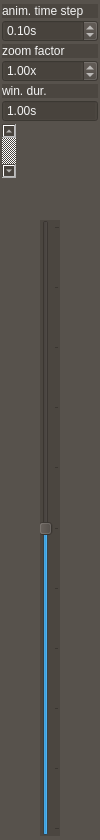
<?xml version="1.0" encoding="UTF-8"?>
<ui version="4.0">
 <class>leftSideToolbarWidget</class>
 <widget class="QWidget" name="leftSideToolbarWidget">
  <property name="geometry">
   <rect>
    <x>0</x>
    <y>0</y>
    <width>100</width>
    <height>840</height>
   </rect>
  </property>
  <property name="sizePolicy">
   <sizepolicy hsizetype="Preferred" vsizetype="Expanding">
    <horstretch>0</horstretch>
    <verstretch>1</verstretch>
   </sizepolicy>
  </property>
  <property name="minimumSize">
   <size>
    <width>100</width>
    <height>0</height>
   </size>
  </property>
  <property name="baseSize">
   <size>
    <width>100</width>
    <height>0</height>
   </size>
  </property>
  <property name="styleSheet">
   <string notr="true">background-color: rgb(71, 58, 46);
border-color: rgb(207, 207, 207);
background-color: rgba(71, 65, 60, 180);
color: rgb(244, 244, 244);
border-color: rgb(0, 0, 0);</string>
  </property>
  <layout class="QVBoxLayout" name="verticalLayout_2">
   <property name="spacing">
    <number>2</number>
   </property>
   <property name="leftMargin">
    <number>0</number>
   </property>
   <property name="topMargin">
    <number>0</number>
   </property>
   <property name="rightMargin">
    <number>0</number>
   </property>
   <property name="bottomMargin">
    <number>0</number>
   </property>
   <item>
    <layout class="QVBoxLayout" name="verticalLayout" stretch="0,0,0,0,0,0,0,0,1">
     <property name="leftMargin">
      <number>2</number>
     </property>
     <property name="topMargin">
      <number>4</number>
     </property>
     <property name="rightMargin">
      <number>2</number>
     </property>
     <property name="bottomMargin">
      <number>4</number>
     </property>
     <item>
      <widget class="QLabel" name="label_4">
       <property name="text">
        <string>anim. time step</string>
       </property>
      </widget>
     </item>
     <item>
      <widget class="SpinBox" name="spinAnimationTimeStep">
       <property name="suffix">
        <string>s</string>
       </property>
       <property name="singleStep">
        <double>0.010000000000000</double>
       </property>
       <property name="value">
        <double>0.100000000000000</double>
       </property>
      </widget>
     </item>
     <item>
      <widget class="QLabel" name="label_5">
       <property name="text">
        <string>zoom factor</string>
       </property>
      </widget>
     </item>
     <item>
      <widget class="SpinBox" name="spinTemporalZoomFactor">
       <property name="suffix">
        <string>x</string>
       </property>
       <property name="minimum">
        <double>0.100000000000000</double>
       </property>
       <property name="maximum">
        <double>100.000000000000000</double>
       </property>
       <property name="singleStep">
        <double>0.100000000000000</double>
       </property>
       <property name="value">
        <double>1.000000000000000</double>
       </property>
      </widget>
     </item>
     <item>
      <widget class="QLabel" name="label_6">
       <property name="text">
        <string>win. dur.</string>
       </property>
      </widget>
     </item>
     <item>
      <widget class="SpinBox" name="spinRenderWindowDuration">
       <property name="readOnly">
        <bool>true</bool>
       </property>
       <property name="buttonSymbols">
        <enum>QAbstractSpinBox::NoButtons</enum>
       </property>
       <property name="keyboardTracking">
        <bool>false</bool>
       </property>
       <property name="suffix">
        <string>s</string>
       </property>
       <property name="singleStep">
        <double>0.500000000000000</double>
       </property>
       <property name="value">
        <double>1.000000000000000</double>
       </property>
      </widget>
     </item>
     <item>
      <widget class="QScrollBar" name="verticalScrollBar">
       <property name="enabled">
        <bool>false</bool>
       </property>
       <property name="sizePolicy">
        <sizepolicy hsizetype="Fixed" vsizetype="Expanding">
         <horstretch>0</horstretch>
         <verstretch>0</verstretch>
        </sizepolicy>
       </property>
       <property name="orientation">
        <enum>Qt::Vertical</enum>
       </property>
      </widget>
     </item>
     <item>
      <spacer name="verticalSpacer_2">
       <property name="orientation">
        <enum>Qt::Vertical</enum>
       </property>
       <property name="sizeType">
        <enum>QSizePolicy::Minimum</enum>
       </property>
       <property name="sizeHint" stdset="0">
        <size>
         <width>20</width>
         <height>40</height>
        </size>
       </property>
      </spacer>
     </item>
     <item alignment="Qt::AlignHCenter">
      <widget class="QSlider" name="verticalSliderZoom">
       <property name="minimum">
        <number>0</number>
       </property>
       <property name="maximum">
        <number>1000</number>
       </property>
       <property name="value">
        <number>500</number>
       </property>
       <property name="orientation">
        <enum>Qt::Vertical</enum>
       </property>
       <property name="invertedAppearance">
        <bool>false</bool>
       </property>
       <property name="invertedControls">
        <bool>false</bool>
       </property>
       <property name="tickPosition">
        <enum>QSlider::TicksBelow</enum>
       </property>
       <property name="tickInterval">
        <number>100</number>
       </property>
      </widget>
     </item>
    </layout>
   </item>
  </layout>
 </widget>
 <customwidgets>
  <customwidget>
   <class>SpinBox</class>
   <extends>QDoubleSpinBox</extends>
   <header location="global">pyphoplacecellanalysis.External.pyqtgraph.widgets.SpinBox</header>
  </customwidget>
 </customwidgets>
 <resources/>
 <connections/>
</ui>
